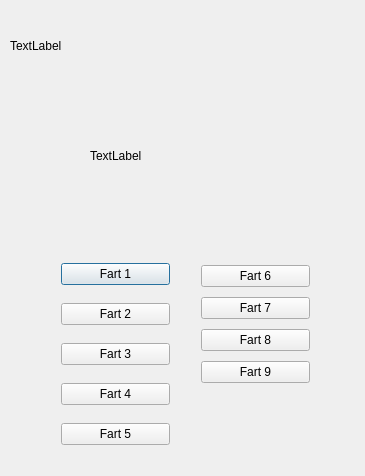
<?xml version="1.0" encoding="UTF-8"?>
<ui version="4.0">
 <class>Dialog</class>
 <widget class="QDialog" name="Dialog">
  <property name="geometry">
   <rect>
    <x>0</x>
    <y>0</y>
    <width>365</width>
    <height>476</height>
   </rect>
  </property>
  <property name="windowTitle">
   <string>Dialog</string>
  </property>
  <widget class="QLabel" name="label">
   <property name="geometry">
    <rect>
     <x>10</x>
     <y>10</y>
     <width>381</width>
     <height>71</height>
    </rect>
   </property>
   <property name="text">
    <string>TextLabel</string>
   </property>
  </widget>
  <widget class="QLabel" name="label_2">
   <property name="geometry">
    <rect>
     <x>90</x>
     <y>80</y>
     <width>181</width>
     <height>151</height>
    </rect>
   </property>
   <property name="text">
    <string>TextLabel</string>
   </property>
  </widget>
  <widget class="QWidget" name="">
   <property name="geometry">
    <rect>
     <x>50</x>
     <y>240</y>
     <width>131</width>
     <height>231</height>
    </rect>
   </property>
   <layout class="QVBoxLayout" name="verticalLayout">
    <item>
     <widget class="QPushButton" name="pushButton">
      <property name="text">
       <string>Fart 1</string>
      </property>
     </widget>
    </item>
    <item>
     <widget class="QPushButton" name="pushButton_2">
      <property name="text">
       <string>Fart 2</string>
      </property>
     </widget>
    </item>
    <item>
     <widget class="QPushButton" name="pushButton_3">
      <property name="text">
       <string>Fart 3</string>
      </property>
     </widget>
    </item>
    <item>
     <widget class="QPushButton" name="pushButton_8">
      <property name="text">
       <string>Fart 4</string>
      </property>
     </widget>
    </item>
    <item>
     <widget class="QPushButton" name="pushButton_4">
      <property name="text">
       <string>Fart 5</string>
      </property>
     </widget>
    </item>
   </layout>
  </widget>
  <widget class="QWidget" name="">
   <property name="geometry">
    <rect>
     <x>190</x>
     <y>250</y>
     <width>131</width>
     <height>151</height>
    </rect>
   </property>
   <layout class="QVBoxLayout" name="verticalLayout_2">
    <item>
     <widget class="QPushButton" name="pushButton_5">
      <property name="text">
       <string>Fart 6</string>
      </property>
     </widget>
    </item>
    <item>
     <widget class="QPushButton" name="pushButton_7">
      <property name="text">
       <string>Fart 7</string>
      </property>
     </widget>
    </item>
    <item>
     <widget class="QPushButton" name="pushButton_6">
      <property name="text">
       <string>Fart 8</string>
      </property>
     </widget>
    </item>
    <item>
     <widget class="QPushButton" name="pushButton_9">
      <property name="text">
       <string>Fart 9</string>
      </property>
     </widget>
    </item>
   </layout>
  </widget>
 </widget>
 <layoutdefault spacing="6" margin="11"/>
 <resources/>
 <connections/>
</ui>
